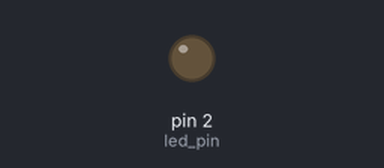
The sketch below on a simulated Arduino Uno, built with avr-gcc and run on an emulated ATmega328P. Shown: output pins drawn as LEDs (lit = HIGH).

Above: at 0.3 s.
At 4.6 s:
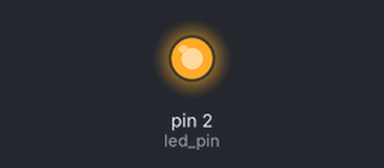
Timing chart, 0 to 7.1 s (numbered marks = the images above):
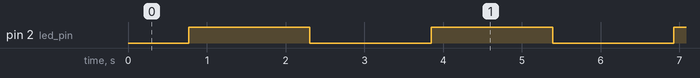

The sketch:

HuXiDeng.ino
```cpp
#define led_pin 2 //宏定义LED引脚

void setup() {
  // put your setup code here, to run once:
  pinMode(led_pin, OUTPUT);
}

void loop() {
  //渐亮
  for(int i=0; i<256; i++){
    analogWrite(led_pin, i);
    delay(6);
  }
  //渐灭
  for(int i=255; i>=0; i--){
    analogWrite(led_pin, i);
    delay(6);
  }
}
```

Measured:
- by itself, pin 2 (led_pin): alternates HIGH for 1.5 s and LOW for 1.5 s
